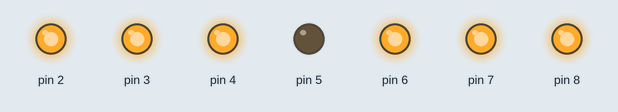
A sketch run on a simulated Arduino Uno, built with avr-gcc and run on an emulated ATmega328P. Shown: output pins drawn as LEDs (lit = HIGH).

Above: at 0.2 s.
At 1.2 s:
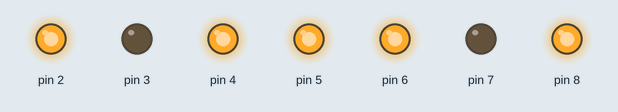
At 1.7 s:
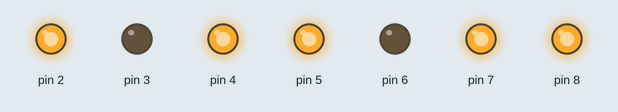
At 2.7 s:
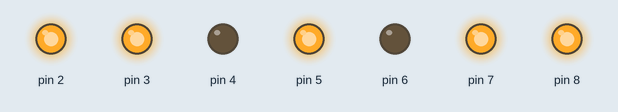
At 4.2 s:
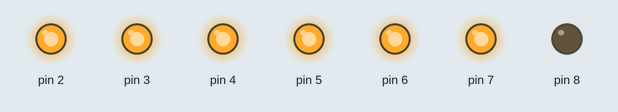
At 5.7 s:
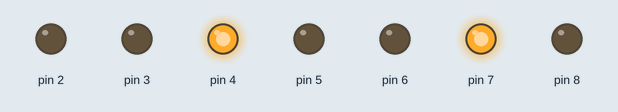
Timing chart, 0 to 6.5 s (numbered marks = the images above):
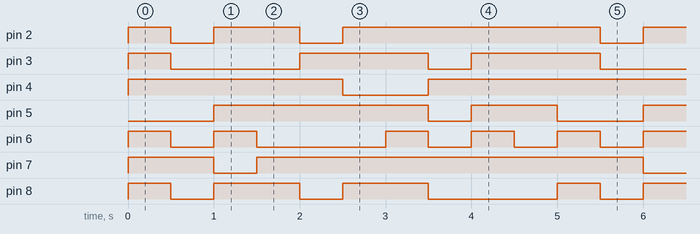

Measured:
- by itself, pin 2: repeats every 5.0 s: LOW 0.50 s, HIGH 1.0 s, LOW 0.50 s, HIGH 3.0 s
- by itself, pin 3: repeats every 5.0 s: LOW 1.5 s, HIGH 1.5 s, LOW 0.50 s, HIGH 1.5 s
- by itself, pin 4: repeats every 5.0 s: LOW 1.0 s, HIGH 4.0 s
- by itself, pin 5: repeats every 5.0 s: LOW 0.50 s, HIGH 1.0 s, LOW 1.0 s, HIGH 2.5 s
- by itself, pin 6: repeats every 5.0 s: LOW 0.50 s, HIGH 0.50 s, LOW 1.5 s, 2 × (HIGH 0.50 s, LOW 0.50 s), HIGH 0.50 s
- by itself, pin 7: repeats every 5.0 s: LOW 0.50 s, HIGH 4.5 s
- by itself, pin 8: repeats every 5.0 s: 2 × (LOW 0.50 s, HIGH 1.0 s), LOW 1.5 s, HIGH 0.50 s

The sketch:

practica2-04.ino
```cpp
const int number[10][7]={{1,1,1,0,1,1,1},
  {0,0,1,0,0,1,0},{1,0,1,1,1,0,1},
  {1,0,1,1,0,1,1},{0,1,1,1,0,1,0},
  {1,1,0,1,0,1,1},{1,1,0,1,1,1,1},
  {1,0,1,0,0,1,0},{1,1,1,1,1,1},
  {1,1,1,1,0,1,0}};

void setup(){
  for(int i=2;i<=8;i++)
  pinMode(i, OUTPUT);
}

void loop(){
  for(int n=0; n<=9;n++)
  display(n);
}

void display(int n){
  for(int i=0; i<=6;i++)
    digitalWrite(i+2,number[n][i]);
  delay(500);
}
```
